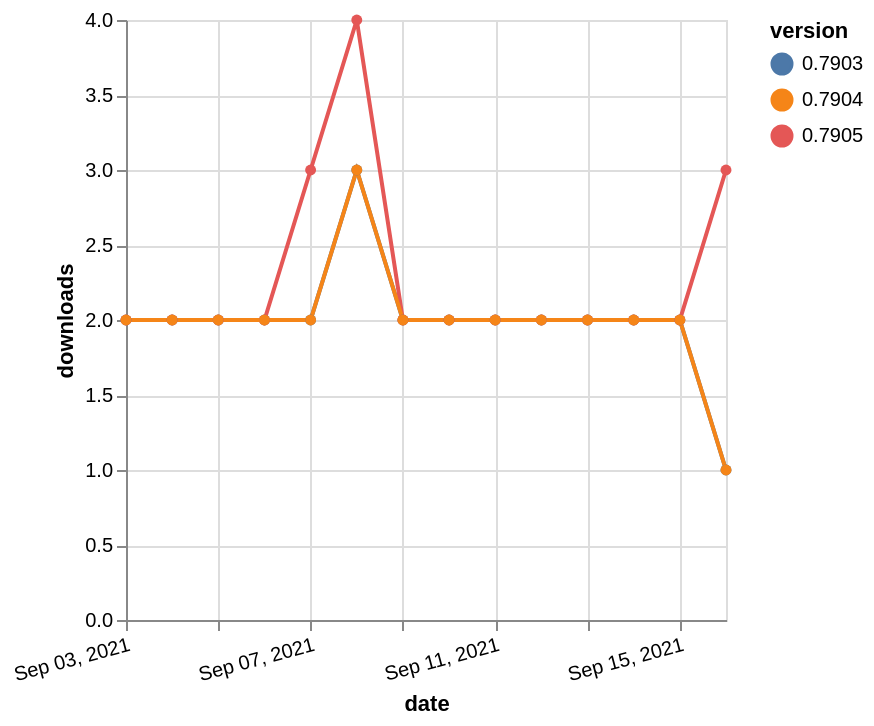

Express this chart as Vega-Lite.
### Vega-Lite specification from a JSON file in a GitHub repository (floating-point values rounded to 4 significant figures)
{"$schema": "https://vega.github.io/schema/vega-lite/v5.json", "description": "A simple bar chart with embedded data.", "data": {"values": [{"date": "2021-09-03", "total": 2237, "delta": 2, "version": "0.7903"}, {"date": "2021-09-04", "total": 2239, "delta": 2, "version": "0.7903"}, {"date": "2021-09-05", "total": 2241, "delta": 2, "version": "0.7903"}, {"date": "2021-09-06", "total": 2243, "delta": 2, "version": "0.7903"}, {"date": "2021-09-07", "total": 2245, "delta": 2, "version": "0.7903"}, {"date": "2021-09-08", "total": 2248, "delta": 3, "version": "0.7903"}, {"date": "2021-09-09", "total": 2250, "delta": 2, "version": "0.7903"}, {"date": "2021-09-10", "total": 2252, "delta": 2, "version": "0.7903"}, {"date": "2021-09-11", "total": 2254, "delta": 2, "version": "0.7903"}, {"date": "2021-09-12", "total": 2256, "delta": 2, "version": "0.7903"}, {"date": "2021-09-13", "total": 2258, "delta": 2, "version": "0.7903"}, {"date": "2021-09-14", "total": 2260, "delta": 2, "version": "0.7903"}, {"date": "2021-09-15", "total": 2262, "delta": 2, "version": "0.7903"}, {"date": "2021-09-16", "total": 2263, "delta": 1, "version": "0.7903"}, {"date": "2021-09-03", "total": 2224, "delta": 2, "version": "0.7905"}, {"date": "2021-09-04", "total": 2226, "delta": 2, "version": "0.7905"}, {"date": "2021-09-05", "total": 2228, "delta": 2, "version": "0.7905"}, {"date": "2021-09-06", "total": 2230, "delta": 2, "version": "0.7905"}, {"date": "2021-09-07", "total": 2233, "delta": 3, "version": "0.7905"}, {"date": "2021-09-08", "total": 2237, "delta": 4, "version": "0.7905"}, {"date": "2021-09-09", "total": 2239, "delta": 2, "version": "0.7905"}, {"date": "2021-09-10", "total": 2241, "delta": 2, "version": "0.7905"}, {"date": "2021-09-11", "total": 2243, "delta": 2, "version": "0.7905"}, {"date": "2021-09-12", "total": 2245, "delta": 2, "version": "0.7905"}, {"date": "2021-09-13", "total": 2247, "delta": 2, "version": "0.7905"}, {"date": "2021-09-14", "total": 2249, "delta": 2, "version": "0.7905"}, {"date": "2021-09-15", "total": 2251, "delta": 2, "version": "0.7905"}, {"date": "2021-09-16", "total": 2254, "delta": 3, "version": "0.7905"}, {"date": "2021-09-03", "total": 2049, "delta": 2, "version": "0.7904"}, {"date": "2021-09-04", "total": 2051, "delta": 2, "version": "0.7904"}, {"date": "2021-09-05", "total": 2053, "delta": 2, "version": "0.7904"}, {"date": "2021-09-06", "total": 2055, "delta": 2, "version": "0.7904"}, {"date": "2021-09-07", "total": 2057, "delta": 2, "version": "0.7904"}, {"date": "2021-09-08", "total": 2060, "delta": 3, "version": "0.7904"}, {"date": "2021-09-09", "total": 2062, "delta": 2, "version": "0.7904"}, {"date": "2021-09-10", "total": 2064, "delta": 2, "version": "0.7904"}, {"date": "2021-09-11", "total": 2066, "delta": 2, "version": "0.7904"}, {"date": "2021-09-12", "total": 2068, "delta": 2, "version": "0.7904"}, {"date": "2021-09-13", "total": 2070, "delta": 2, "version": "0.7904"}, {"date": "2021-09-14", "total": 2072, "delta": 2, "version": "0.7904"}, {"date": "2021-09-15", "total": 2074, "delta": 2, "version": "0.7904"}, {"date": "2021-09-16", "total": 2075, "delta": 1, "version": "0.7904"}]}, "width": "container", "mark": {"type": "line", "point": {"filled": true}}, "encoding": {"x": {"field": "date", "type": "temporal", "timeUnit": "yearmonthdate", "title": "date", "axis": {"labelAngle": -15}}, "y": {"field": "delta", "type": "quantitative", "title": "downloads"}, "color": {"field": "version", "type": "nominal"}, "tooltip": {"field": "delta"}}}
